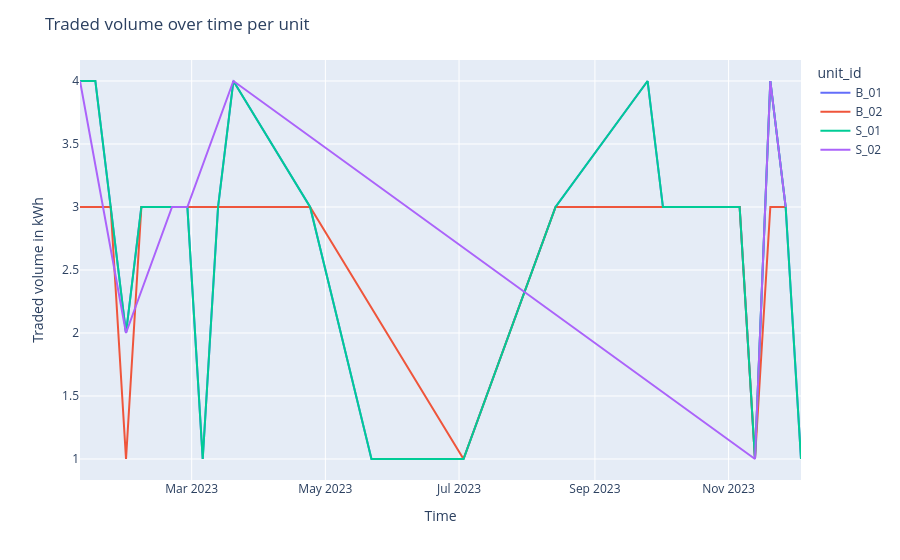

The code cell stored with this chart in its notebook:
### Code cell
sql = f"""
SELECT
    start_time,
    unit_id,
    sum(abs(accepted_volume)) as traded_volume
FROM market_orders
WHERE accepted_volume != 0
AND {SIM_FILTER}
GROUP BY start_time, unit_id
"""
volume_over_time = pd.read_sql(sql, con)
px.line(volume_over_time, "start_time", "traded_volume", color="unit_id").update_layout(
    title="Traded volume over time per unit",
    xaxis_title="Time",
    yaxis_title="Traded volume in kWh"
)

### Figure 1 — Plotly figure (JSON) as saved in the notebook; plotly's stock layout.template omitted (floating-point values rounded to 4 significant figures)
{"data": [{"hovertemplate": "unit_id=B_01<br>start_time=%{x}<br>traded_volume=%{y}<extra></extra>", "legendgroup": "B_01", "line": {"color": "#636efa", "dash": "solid"}, "marker": {"symbol": "circle"}, "mode": "lines", "name": "B_01", "orientation": "v", "showlegend": true, "type": "scatter", "x": ["2023-01-09 01:00:00.000000", "2023-01-16 01:00:00.000000", "2023-01-23 01:00:00.000000", "2023-01-30 01:00:00.000000", "2023-02-06 01:00:00.000000", "2023-02-20 01:00:00.000000", "2023-02-27 01:00:00.000000", "2023-03-06 01:00:00.000000", "2023-03-13 01:00:00.000000", "2023-03-20 01:00:00.000000", "2023-04-24 01:00:00.000000", "2023-05-22 01:00:00.000000", "2023-07-03 01:00:00.000000", "2023-08-14 01:00:00.000000", "2023-09-25 01:00:00.000000", "2023-10-02 01:00:00.000000", "2023-10-23 01:00:00.000000", "2023-10-30 01:00:00.000000", "2023-11-06 01:00:00.000000", "2023-11-13 01:00:00.000000", "2023-11-20 01:00:00.000000", "2023-11-27 01:00:00.000000", "2023-12-04 01:00:00.000000"], "xaxis": "x", "y": [4.0, 4.0, 3.0, 2.0, 3.0, 3.0, 3.0, 1.0, 3.0, 4.0, 3.0, 1.0, 1.0, 3.0, 4.0, 3.0, 3.0, 3.0, 3.0, 1.0, 4.0, 3.0, 1.0], "yaxis": "y"}, {"hovertemplate": "unit_id=B_02<br>start_time=%{x}<br>traded_volume=%{y}<extra></extra>", "legendgroup": "B_02", "line": {"color": "#EF553B", "dash": "solid"}, "marker": {"symbol": "circle"}, "mode": "lines", "name": "B_02", "orientation": "v", "showlegend": true, "type": "scatter", "x": ["2023-01-09 01:00:00.000000", "2023-01-16 01:00:00.000000", "2023-01-23 01:00:00.000000", "2023-01-30 01:00:00.000000", "2023-02-06 01:00:00.000000", "2023-02-20 01:00:00.000000", "2023-02-27 01:00:00.000000", "2023-03-13 01:00:00.000000", "2023-03-20 01:00:00.000000", "2023-04-24 01:00:00.000000", "2023-07-03 01:00:00.000000", "2023-08-14 01:00:00.000000", "2023-09-25 01:00:00.000000", "2023-10-02 01:00:00.000000", "2023-10-23 01:00:00.000000", "2023-10-30 01:00:00.000000", "2023-11-06 01:00:00.000000", "2023-11-13 01:00:00.000000", "2023-11-20 01:00:00.000000", "2023-11-27 01:00:00.000000"], "xaxis": "x", "y": [3.0, 3.0, 3.0, 1.0, 3.0, 3.0, 3.0, 3.0, 3.0, 3.0, 1.0, 3.0, 3.0, 3.0, 3.0, 3.0, 3.0, 1.0, 3.0, 3.0], "yaxis": "y"}, {"hovertemplate": "unit_id=S_01<br>start_time=%{x}<br>traded_volume=%{y}<extra></extra>", "legendgroup": "S_01", "line": {"color": "#00cc96", "dash": "solid"}, "marker": {"symbol": "circle"}, "mode": "lines", "name": "S_01", "orientation": "v", "showlegend": true, "type": "scatter", "x": ["2023-01-09 01:00:00.000000", "2023-01-16 01:00:00.000000", "2023-01-23 01:00:00.000000", "2023-01-30 01:00:00.000000", "2023-02-06 01:00:00.000000", "2023-02-20 01:00:00.000000", "2023-02-27 01:00:00.000000", "2023-03-06 01:00:00.000000", "2023-03-13 01:00:00.000000", "2023-03-20 01:00:00.000000", "2023-04-24 01:00:00.000000", "2023-05-22 01:00:00.000000", "2023-07-03 01:00:00.000000", "2023-08-14 01:00:00.000000", "2023-09-25 01:00:00.000000", "2023-10-02 01:00:00.000000", "2023-10-23 01:00:00.000000", "2023-10-30 01:00:00.000000", "2023-11-06 01:00:00.000000", "2023-11-13 01:00:00.000000", "2023-11-20 01:00:00.000000", "2023-11-27 01:00:00.000000", "2023-12-04 01:00:00.000000"], "xaxis": "x", "y": [4.0, 4.0, 3.0, 2.0, 3.0, 3.0, 3.0, 1.0, 3.0, 4.0, 3.0, 1.0, 1.0, 3.0, 4.0, 3.0, 3.0, 3.0, 3.0, 1.0, 4.0, 3.0, 1.0], "yaxis": "y"}, {"hovertemplate": "unit_id=S_02<br>start_time=%{x}<br>traded_volume=%{y}<extra></extra>", "legendgroup": "S_02", "line": {"color": "#ab63fa", "dash": "solid"}, "marker": {"symbol": "circle"}, "mode": "lines", "name": "S_02", "orientation": "v", "showlegend": true, "type": "scatter", "x": ["2023-01-09 01:00:00.000000", "2023-01-30 01:00:00.000000", "2023-02-20 01:00:00.000000", "2023-02-27 01:00:00.000000", "2023-03-20 01:00:00.000000", "2023-11-13 01:00:00.000000", "2023-11-20 01:00:00.000000", "2023-11-27 01:00:00.000000"], "xaxis": "x", "y": [4.0, 2.0, 3.0, 3.0, 4.0, 1.0, 4.0, 3.0], "yaxis": "y"}], "layout": {"legend": {"title": {"text": "unit_id"}, "tracegroupgap": 0}, "margin": {"t": 60}, "title": {"text": "Traded volume over time per unit"}, "xaxis": {"anchor": "y", "domain": [0, 1], "title": {"text": "Time"}}, "yaxis": {"anchor": "x", "domain": [0, 1], "title": {"text": "Traded volume in kWh"}}}}
